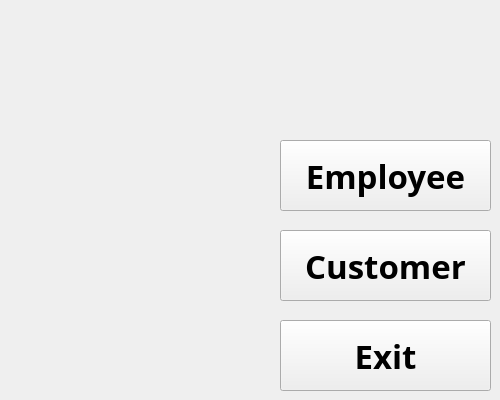
    <widget class="QWidget" name="page">
     <widget class="QPushButton" name="pushButton_employee">
      <property name="geometry">
       <rect>
        <x>280</x>
        <y>140</y>
        <width>211</width>
        <height>71</height>
       </rect>
      </property>
      <property name="font">
       <font>
        <family>YARA</family>
        <pointsize>25</pointsize>
        <bold>true</bold>
       </font>
      </property>
      <property name="cursor">
       <cursorShape>PointingHandCursor</cursorShape>
      </property>
      <property name="toolTip">
       <string>&lt;html&gt;&lt;head/&gt;&lt;body&gt;&lt;p align=&quot;center&quot;&gt;&lt;span style=&quot; font-size:12pt;&quot;&gt;go to employee login page&lt;/span&gt;&lt;/p&gt;&lt;/body&gt;&lt;/html&gt;</string>
      </property>
      <property name="text">
       <string>Employee</string>
      </property>
     </widget>
     <widget class="QPushButton" name="pushButton_customer">
      <property name="geometry">
       <rect>
        <x>280</x>
        <y>230</y>
        <width>211</width>
        <height>71</height>
       </rect>
      </property>
      <property name="font">
       <font>
        <family>YARA</family>
        <pointsize>25</pointsize>
        <bold>true</bold>
       </font>
      </property>
      <property name="cursor">
       <cursorShape>PointingHandCursor</cursorShape>
      </property>
      <property name="toolTip">
       <string>&lt;html&gt;&lt;head/&gt;&lt;body&gt;&lt;p align=&quot;center&quot;&gt;&lt;span style=&quot; font-size:12pt;&quot;&gt;go to customer login page&lt;/span&gt;&lt;/p&gt;&lt;/body&gt;&lt;/html&gt;</string>
      </property>
      <property name="text">
       <string>Customer</string>
      </property>
     </widget>
     <widget class="QPushButton" name="pushButton_exit">
      <property name="geometry">
       <rect>
        <x>280</x>
        <y>320</y>
        <width>211</width>
        <height>71</height>
       </rect>
      </property>
      <property name="font">
       <font>
        <family>YARA</family>
        <pointsize>25</pointsize>
        <italic>false</italic>
        <bold>true</bold>
       </font>
      </property>
      <property name="cursor">
       <cursorShape>PointingHandCursor</cursorShape>
      </property>
      <property name="text">
       <string>Exit</string>
      </property>
     </widget>
    </widget>
